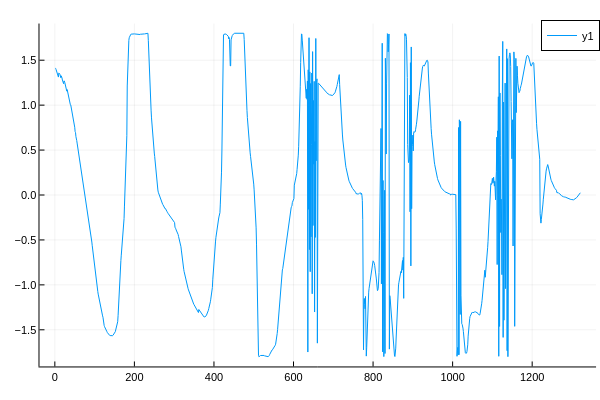

Notebook source saved alongside this figure:
### Code cell
plot(u2)

### Figure 1 — Plotly figure (JSON) as saved in the notebook; plotly's stock layout.template omitted (floating-point values rounded to 4 significant figures; data arrays with more than 128 entries replaced by an {"elided": "..."} marker saying what was removed)
{"data": [{"colorbar": {"len": 0.9525, "title": "", "x": 0.9934, "y": 0.5139}, "legendgroup": "y1", "line": {"color": "rgba(0, 154, 250, 1.000)", "dash": "solid", "shape": "linear", "width": 1}, "mode": "lines", "name": "y1", "showlegend": true, "type": "scatter", "x": {"elided": "1321 int values"}, "xaxis": "x", "y": {"elided": "1321 float values"}, "yaxis": "y"}], "layout": {"annotations": [], "height": 400, "legend": {"bgcolor": "rgba(255, 255, 255, 1.000)", "bordercolor": "rgba(0, 0, 0, 1.000)", "borderwidth": 1, "font": {"color": "rgba(0, 0, 0, 1.000)", "family": "sans-serif", "size": 11}, "title": {"font": {"color": "rgba(0, 0, 0, 1.000)", "family": "sans-serif", "size": 15}, "text": ""}, "tracegroupgap": 0, "traceorder": "normal", "x": 1, "xanchor": "auto", "y": 1, "yanchor": "auto"}, "margin": {"b": 20, "l": 0, "r": 0, "t": 20}, "paper_bgcolor": "rgba(255, 255, 255, 1.000)", "plot_bgcolor": "rgba(255, 255, 255, 1.000)", "showlegend": true, "width": 600, "xaxis": {"anchor": "y", "domain": [0.06582, 0.9934], "gridcolor": "rgba(0, 0, 0, 0.100)", "gridwidth": 0.5, "linecolor": "rgba(0, 0, 0, 1.000)", "mirror": false, "range": [-38.6, 1361.0], "showgrid": true, "showline": true, "showticklabels": true, "tickangle": 0, "tickcolor": "rgb(0, 0, 0)", "tickfont": {"color": "rgba(0, 0, 0, 1.000)", "family": "sans-serif", "size": 11}, "tickmode": "array", "ticks": "inside", "ticktext": ["0", "200", "400", "600", "800", "1000", "1200"], "tickvals": [0, 200, 400, 600, 800, 1000, 1200], "title": "", "titlefont": {"color": "rgba(0, 0, 0, 1.000)", "family": "sans-serif", "size": 15}, "type": "-", "visible": true, "zeroline": false, "zerolinecolor": "rgba(0, 0, 0, 1.000)"}, "yaxis": {"anchor": "x", "domain": [0.03762, 0.9902], "gridcolor": "rgba(0, 0, 0, 0.100)", "gridwidth": 0.5, "linecolor": "rgba(0, 0, 0, 1.000)", "mirror": false, "range": [-1.908, 1.908], "showgrid": true, "showline": true, "showticklabels": true, "tickangle": 0, "tickcolor": "rgb(0, 0, 0)", "tickfont": {"color": "rgba(0, 0, 0, 1.000)", "family": "sans-serif", "size": 11}, "tickmode": "array", "ticks": "inside", "ticktext": ["−1.5", "−1.0", "−0.5", "0.0", "0.5", "1.0", "1.5"], "tickvals": [-1.5, -1, -0.5, 0, 0.5, 1, 1.5], "title": "", "titlefont": {"color": "rgba(0, 0, 0, 1.000)", "family": "sans-serif", "size": 15}, "type": "-", "visible": true, "zeroline": false, "zerolinecolor": "rgba(0, 0, 0, 1.000)"}}}
